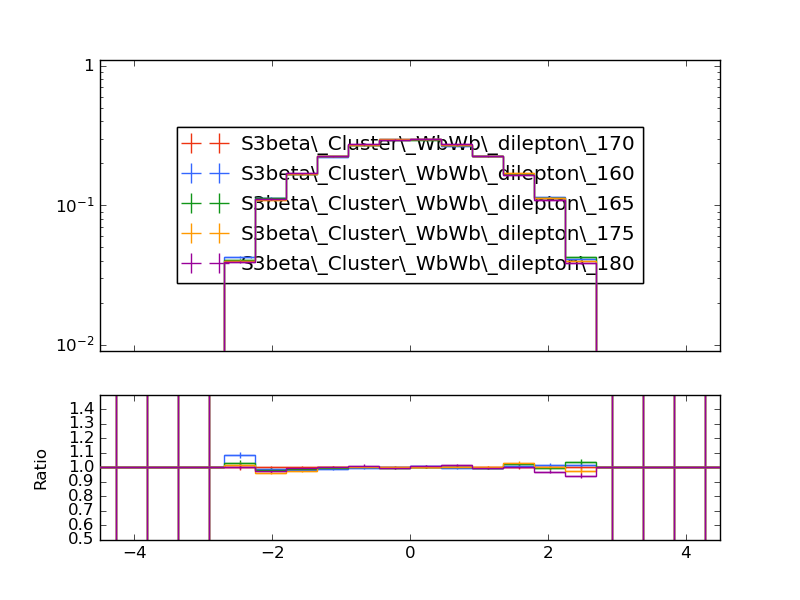

Write the Python code that produced this figure.
#! /usr/bin/env python

# This Python script was auto-generated using YODA v2.0.1.
# Analysis object: /WbWb_dilepton/mu_eta_presel
# Timestamp: 27-02-2025 (11:02:16)

import matplotlib as mpl
import matplotlib.pyplot as plt
mpl.use('Agg') # comment out for interactive use
import os
import numpy as np

plotDir = os.path.split(os.path.realpath(__file__))[0]
if 'YODA_USER_PLOT_PATH' in globals():
    plot_outdir = globals()['YODA_USER_PLOT_PATH']
else:
    plot_outdir = plotDir

#plot style
plt.style.use(os.path.join(plotDir, '../default.mplstyle'))

plt.rcParams['text.usetex'] = False
plt.style.use(['classic'])
plt.rc('font', family='DejaVu Sans')
# plot metadata
figW, figH = plt.rcParams['figure.figsize']
ax_xLabel = r''
ax_yLabel = r''
ax_title  = r''
ax_xScale = 'linear'
ax_yScale = 'log'
xLims = (-4.5, 4.5)
yLims = (0.009000000000000001, 1.1)

# TeX-friendly labels for the legend
labels = {
    'legend' : ([ r"S3beta\_Cluster\_WbWb\_dilepton\_170", r"S3beta\_Cluster\_WbWb\_dilepton\_160", r"S3beta\_Cluster\_WbWb\_dilepton\_165", r"S3beta\_Cluster\_WbWb\_dilepton\_175", r"S3beta\_Cluster\_WbWb\_dilepton\_180" ], r""),
}

# Adjust canvas width and height
canvasW = 10.0
canvasH = 9.0
figW *= canvasW/10.
figH *= canvasH/9.

# Create figure and axis objects
fig, (ax, ratio0_ax) = plt.subplots(2, 1, sharex=True,
                  figsize=(figW,figH), gridspec_kw={'height_ratios': (6.0, 3.0)})

# Set figure margins
plt.subplots_adjust(
    left   = 1.0 * plt.rcParams['figure.subplot.left'],
    right  = 1.0 * plt.rcParams['figure.subplot.right'],
    top    = 1.0 * plt.rcParams['figure.subplot.top'],
    bottom = 1.0 * plt.rcParams['figure.subplot.bottom'])

ratio0_ax.yaxis.set_major_locator(mpl.ticker.MultipleLocator(0.1))
ratio0_ax.set_ylim(0.5, 1.4999)
ratio0_ax.set_ylabel('Ratio')

# the numerical data is stored in a separate file
dataf = dict()
prefix = os.path.split(__file__)[0]
if prefix:    prefix = prefix + '/'
exec(open(prefix+'mu_eta_presel__data.py').read(), dataf)


legend_handles = dict() # keep track of handles for the legend

# style options for curves
# starts at zorder>=5 to draw curve on top of legend
styles = {
  'S3beta_Cluster_WbWb_dilepton_170.yoda.gz': {
    'color' : '#EE3311',
    'linestyle' : '-',
    'linewidth' : 1,
    'marker' : 'none',
    'markersize' : 2,
    'capsize' : 0.0,
    'zorder' : 5,
    'histstyle' : 1,
    'drawstyle' : 'steps-pre',
    'xerrorbars' : 1,
    'yerrorbars' : 1,
    'fillcolor' : None,
    'fillopacity' : 1.0,
    'ratio0_linestyle' : '-',
    'ratio0_linewidth' : 1,
    'ratio0_marker' : 'none',
    'ratio0_markersize' : 2,
    'ratio0_capsize' : 0.0,
    'ratio0_zorder' : 5,
    'ratio0_histstyle' : 1,
    'ratio0_drawstyle' : 'steps-pre',
    'ratio0_xerrorbars' : 1,
    'ratio0_yerrorbars' : 1,
  },
  'S3beta_Cluster_WbWb_dilepton_160.yoda.gz': {
    'color' : '#3366FF',
    'linestyle' : '-',
    'linewidth' : 1,
    'marker' : 'none',
    'markersize' : 2,
    'capsize' : 0.0,
    'zorder' : 6,
    'histstyle' : 1,
    'drawstyle' : 'steps-pre',
    'xerrorbars' : 1,
    'yerrorbars' : 1,
    'fillcolor' : None,
    'fillopacity' : 1.0,
    'ratio0_linestyle' : '-',
    'ratio0_linewidth' : 1,
    'ratio0_marker' : 'none',
    'ratio0_markersize' : 2,
    'ratio0_capsize' : 0.0,
    'ratio0_zorder' : 6,
    'ratio0_histstyle' : 1,
    'ratio0_drawstyle' : 'steps-pre',
    'ratio0_xerrorbars' : 1,
    'ratio0_yerrorbars' : 1,
  },
  'S3beta_Cluster_WbWb_dilepton_165.yoda.gz': {
    'color' : '#109618',
    'linestyle' : '-',
    'linewidth' : 1,
    'marker' : 'none',
    'markersize' : 2,
    'capsize' : 0.0,
    'zorder' : 7,
    'histstyle' : 1,
    'drawstyle' : 'steps-pre',
    'xerrorbars' : 1,
    'yerrorbars' : 1,
    'fillcolor' : None,
    'fillopacity' : 1.0,
    'ratio0_linestyle' : '-',
    'ratio0_linewidth' : 1,
    'ratio0_marker' : 'none',
    'ratio0_markersize' : 2,
    'ratio0_capsize' : 0.0,
    'ratio0_zorder' : 7,
    'ratio0_histstyle' : 1,
    'ratio0_drawstyle' : 'steps-pre',
    'ratio0_xerrorbars' : 1,
    'ratio0_yerrorbars' : 1,
  },
  'S3beta_Cluster_WbWb_dilepton_175.yoda.gz': {
    'color' : '#FF9900',
    'linestyle' : '-',
    'linewidth' : 1,
    'marker' : 'none',
    'markersize' : 2,
    'capsize' : 0.0,
    'zorder' : 8,
    'histstyle' : 1,
    'drawstyle' : 'steps-pre',
    'xerrorbars' : 1,
    'yerrorbars' : 1,
    'fillcolor' : None,
    'fillopacity' : 1.0,
    'ratio0_linestyle' : '-',
    'ratio0_linewidth' : 1,
    'ratio0_marker' : 'none',
    'ratio0_markersize' : 2,
    'ratio0_capsize' : 0.0,
    'ratio0_zorder' : 8,
    'ratio0_histstyle' : 1,
    'ratio0_drawstyle' : 'steps-pre',
    'ratio0_xerrorbars' : 1,
    'ratio0_yerrorbars' : 1,
  },
  'S3beta_Cluster_WbWb_dilepton_180.yoda.gz': {
    'color' : '#990099',
    'linestyle' : '-',
    'linewidth' : 1,
    'marker' : 'none',
    'markersize' : 2,
    'capsize' : 0.0,
    'zorder' : 9,
    'histstyle' : 1,
    'drawstyle' : 'steps-pre',
    'xerrorbars' : 1,
    'yerrorbars' : 1,
    'fillcolor' : None,
    'fillopacity' : 1.0,
    'ratio0_linestyle' : '-',
    'ratio0_linewidth' : 1,
    'ratio0_marker' : 'none',
    'ratio0_markersize' : 2,
    'ratio0_capsize' : 0.0,
    'ratio0_zorder' : 9,
    'ratio0_histstyle' : 1,
    'ratio0_drawstyle' : 'steps-pre',
    'ratio0_xerrorbars' : 1,
    'ratio0_yerrorbars' : 1,
  },
}

# curve from input yoda files in main panel
for label, yvals in dataf['yvals'].items():
    if all(np.isnan(v) for v in dataf['yvals'][label]):
        continue
    tmp = None
    if styles[label]['histstyle']: # draw as histogram
        xpos = dataf['xedges'][label] if styles[label]['drawstyle'] else dataf['xpoints'][label]
        ypos = np.insert(yvals, 0, yvals[0]) if styles[label]['drawstyle'] else yvals
        if styles[label]['fillcolor']: # fill area below curve
            ax.fill_between(xpos, ypos, step='pre',
                            color=styles[label]['fillcolor'],
                            alpha=styles[label]['fillopacity'])
        tmp, = ax.plot(xpos, ypos,
                       color=styles[label]['color'],
                       linestyle=styles[label]['linestyle'],
                       linewidth=styles[label]['linewidth'],
                       drawstyle=styles[label]['drawstyle'], solid_joinstyle='miter',
                       zorder=styles[label]['zorder'], label=label)
    tmp = ax.errorbar(dataf['xpoints'][label], yvals,
                      xerr=np.array(dataf['xerrs'][label])*styles[label]['xerrorbars'],
                      yerr=np.array(dataf['yerrs'][label])*styles[label]['yerrorbars'],
                      fmt=styles[label]['marker'], capsize=styles[label]['capsize'],
                      markersize=styles[label]['markersize'],
                      ecolor=styles[label]['color'],
                      color=styles[label]['color'], zorder=styles[label]['zorder'])
    tmp[-1][0].set_linestyle(styles[label]['linestyle'])
    tmp[-1][0].set_linewidth(styles[label]['linewidth'])
    if label in dataf['add_legend_handle']:  legend_handles[label] = tmp
    for varLabel in dataf['variation_yvals'].keys():
        if varLabel.startswith(label):
            tmp, = ax.plot(dataf['xedges'][label], dataf['variation_yvals'][varLabel],
                           color=styles[label]['color'],
                           linestyle=styles[label]['linestyle'],
                           linewidth=styles[label]['linewidth'],
                           drawstyle='steps-pre', solid_joinstyle='miter',
                           zorder=styles[label]['zorder'], alpha=0.5)


# plots on ratio panel
# curve from input yoda files in ratio panel
for label, yvals in dataf['ratio0_yvals'].items():
    if all(np.isnan(v) for v in yvals):
        continue
    if styles[label]['ratio0_histstyle']: # plot as histogram
        xpos = dataf['xedges']['S3beta_Cluster_WbWb_dilepton_170.yoda.gz'] if styles[label]['ratio0_drawstyle'] else dataf['xpoints']['S3beta_Cluster_WbWb_dilepton_170.yoda.gz']
        ypos = np.insert(yvals, 0, yvals[0]) if styles[label]['ratio0_drawstyle'] else yvals
        ratio0_ax.plot(xpos, ypos,
                       color=styles[label]['color'],
                       linewidth=styles[label]['linewidth'],
                       linestyle=styles[label]['ratio0_linestyle'],
                       drawstyle=styles[label]['ratio0_drawstyle'], zorder=styles[label]['zorder'],
                       solid_joinstyle='miter')
    tmp = ratio0_ax.errorbar(dataf['xpoints']['S3beta_Cluster_WbWb_dilepton_170.yoda.gz'], yvals,
                             xerr=np.array(dataf['ref_xerrs'])*styles[label]['ratio0_xerrorbars'],
                             yerr=np.array(dataf['ratio0_yerrs'][label])*styles[label]['ratio0_yerrorbars'],
                             fmt=styles[label]['ratio0_marker'], capsize=styles[label]['ratio0_capsize'],
                             markersize=styles[label]['ratio0_markersize'],
                             ecolor=styles[label]['color'],
                             color=styles[label]['color'])
    tmp[-1][0].set_linestyle(styles[label]['ratio0_linestyle'])
    tmp[-1][0].set_linewidth(styles[label]['ratio0_linewidth'])

    for varlabel in dataf['ratio0_variation_vals'].keys():
        if varlabel.startswith(label):
            ratio0_ax.plot(dataf['xedges']['S3beta_Cluster_WbWb_dilepton_170.yoda.gz'],
                            dataf['ratio0_variation_vals'][varlabel],
                            color=styles[label]['color'],
                            linestyle=styles[label]['linestyle'],
                            linewidth=styles[label]['linewidth'],
                            drawstyle='steps-pre', solid_joinstyle='miter',
                            zorder=1, alpha=0.5)

legend_items = list(legend_handles.values())
ax.add_artist(ax.legend(legend_items,
                        labels['legend'][0],
                        title=labels['legend'][1],
                        alignment='left',
                        loc='center',
                        bbox_to_anchor=(0.5, 0.5)))

# set plot metadata as defined above
ratio0_ax.set_xlabel(ax_xLabel)
ratio0_ax.xaxis.set_label_coords(1., -0.15)
ax.set_ylabel(ax_yLabel, ha='right', va='top')
ax.yaxis.set_label_coords(-0.11, 1.0)
ax.set_title(ax_title, loc='left')
ax.set_xscale(ax_xScale)
ax.set_yscale(ax_yScale)
ax.set_xlim(xLims)
ax.set_ylim(yLims)

# tick formatting
plt.rcParams['xtick.top'] = True
plt.rcParams['ytick.right'] = True
ax.yaxis.set_major_locator(mpl.ticker.LogLocator(base=10.0, numticks=np.inf))
ax.yaxis.set_minor_locator(mpl.ticker.LogLocator(
                           base=10.0, subs=np.arange(0.1, 1, 0.1), numticks=np.inf))
fig.align_ylabels((ax, ratio0_ax))
plt.savefig(os.path.join(plot_outdir, 'mu_eta_presel.pdf'), format='PDF')
plt.savefig(os.path.join(plot_outdir, 'mu_eta_presel.png'), format='PNG')

plt.close(fig)
